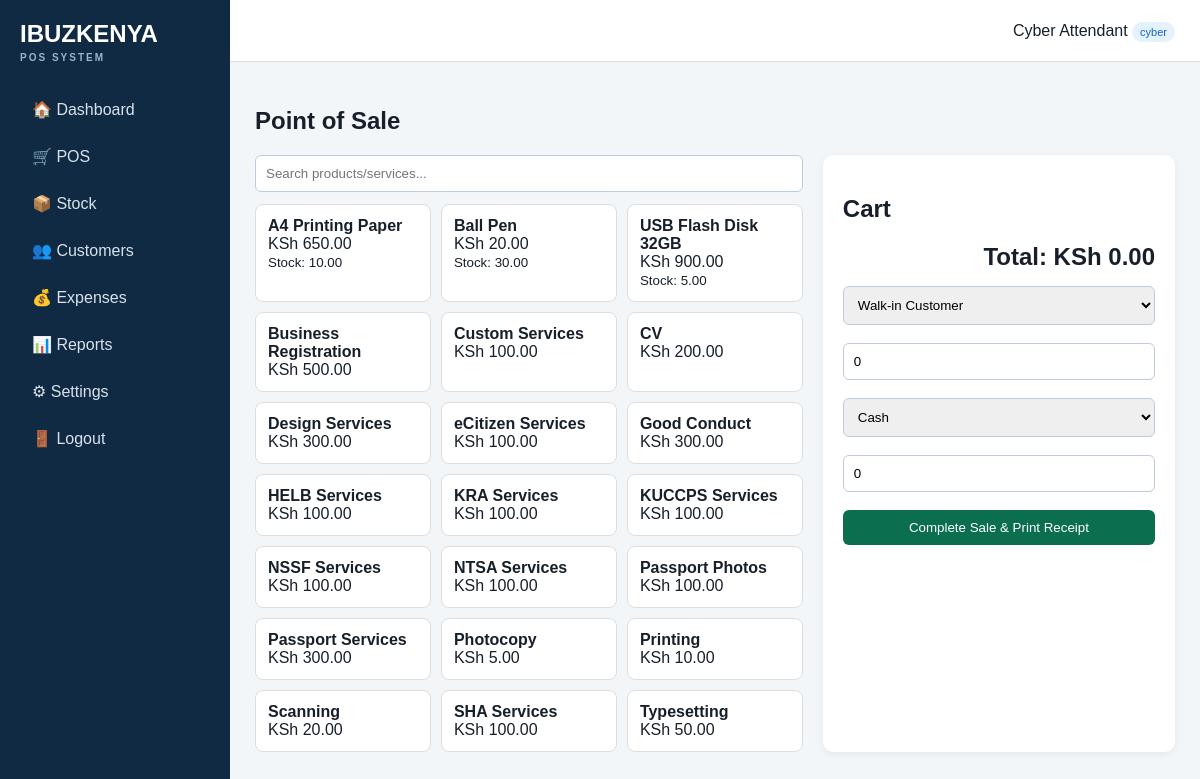
The page /pos.php (signed in) on the database its author committed.
### tables this page shows
CREATE TABLE settings (
 id INT PRIMARY KEY DEFAULT 1,
 business_name VARCHAR(150) NOT NULL DEFAULT 'IBUZKENYA',
 phone VARCHAR(50) DEFAULT '',
 email VARCHAR(150) DEFAULT '',
 address VARCHAR(255) DEFAULT '',
 receipt_footer VARCHAR(255) DEFAULT 'Thank you for your business.'
);

CREATE TABLE products (
 id INT AUTO_INCREMENT PRIMARY KEY,
 name VARCHAR(150) NOT NULL,
 sku VARCHAR(80) UNIQUE,
 category VARCHAR(100) DEFAULT 'General',
 buying_price DECIMAL(12,2) NOT NULL DEFAULT 0,
 selling_price DECIMAL(12,2) NOT NULL DEFAULT 0,
 stock_qty DECIMAL(12,2) NOT NULL DEFAULT 0,
 reorder_level DECIMAL(12,2) NOT NULL DEFAULT 5,
 unit VARCHAR(30) DEFAULT 'pcs',
 active TINYINT(1) DEFAULT 1,
 created_at TIMESTAMP DEFAULT CURRENT_TIMESTAMP
);

CREATE TABLE services (
 id INT AUTO_INCREMENT PRIMARY KEY,
 name VARCHAR(150) NOT NULL,
 category VARCHAR(100) DEFAULT 'Cyber',
 price DECIMAL(12,2) NOT NULL DEFAULT 0,
 active TINYINT(1) DEFAULT 1,
 created_at TIMESTAMP DEFAULT CURRENT_TIMESTAMP
);

### config/config.php (called while the page is built, shortened)
<?php
function e($v){return htmlspecialchars((string)$v,ENT_QUOTES,'UTF-8');}
function money($n){return number_format((float)$n,2);}

### pos.php (the view, shortened to what this page needs)
<?php require 'includes/header.php';
$products=$pdo->query("SELECT id,name,sku,selling_price,stock_qty FROM products WHERE active=1 ORDER BY name")->fetchAll();
$services=$pdo->query("SELECT id,name,price FROM services WHERE active=1 ORDER BY name")->fetchAll();
$customers=$pdo->query("SELECT id,name,phone FROM customers ORDER BY name")->fetchAll();
?><h1>Point of Sale</h1><div class="pos-layout"><div><input class="search" id="search" placeholder="Search products/services..." oninput="filterItems()"><div class="items" id="items">
<?php foreach($products as $p):?><div class="item searchable" data-name="<?=e(strtolower($p['name'].' '.$p['sku']))?>" onclick='addItem(<?=json_encode(["type"=>"product","id"=>(int)$p["id"],"name"=>$p["name"],"price"=>(float)$p["selling_price"],"stock"=>(float)$p["stock_qty"]])?>)'><b><?=e($p['name'])?></b><br>KSh <?=money($p['selling_price'])?><br><small>Stock: <?=$p['stock_qty']?></small></div><?php endforeach;?>
<?php foreach($services as $s):?><div class="item searchable" data-name="<?=e(strtolower($s['name']))?>" onclick='addItem(<?=json_encode(["type"=>"service","id"=>(int)$s["id"],"name"=>$s["name"],"price"=>(float)$s["price"],"stock"=>999999])?>)'><b><?=e($s['name'])?></b><br>KSh <?=money($s['price'])?></div><?php endforeach;?></div></div>
<div class="panel" style="margin-top:0"><h2>Cart</h2><div id="cart"></div><div class="total">Total: KSh <span id="total">0.00</span></div>
<select id="customer"><option value="">Walk-in Customer</option><?php foreach($customers as $c):?><option value="<?=$c['id']?>"><?=e($c['name'])?> - <?=e($c['phone'])?></option><?php endforeach;?></select><br><br>
<input id="discount" type="number" step=".01" placeholder="Discount" value="0" oninput="render()"><br><br>
<select id="payment"><option value="cash">Cash</option><option value="mpesa">M-Pesa</option><option value="bank">Bank</option><option value="credit">Credit</option><option value="partial">Partial</option></select><br><br>
<input id="paid" type="number" step=".01" placeholder="Amount paid" value="0"><br><br><button onclick="checkout()">Complete Sale & Print Receipt</button></div></div>
<?php require 'includes/footer.php';?>

### includes/header.php
<?php require_once __DIR__.'/../config/config.php'; require_login(); $set=$pdo->query("SELECT * FROM settings WHERE id=1")->fetch(); ?>
<!doctype html><html><head><meta charset="utf-8"><meta name="viewport" content="width=device-width,initial-scale=1">
<title><?=e($set['business_name'])?> POS</title><link rel="stylesheet" href="assets/style.css"></head>
<body><div class="layout"><aside><div class="brand"><?=e($set['business_name'])?><small>POS SYSTEM</small></div>
<nav>
<a href="dashboard.php">🏠 Dashboard</a><a href="pos.php">🛒 POS</a><a href="products.php">📦 Stock</a><a href="customers.php">👥 Customers</a>
<a href="expenses.php">💰 Expenses</a><a href="reports.php">📊 Reports</a><a href="settings.php">⚙ Settings</a><a href="logout.php">🚪 Logout</a>
</nav></aside><main><header class="top"><div><?=e($_SESSION['user']['full_name'])?> <span class="badge"><?=e($_SESSION['user']['role'])?></span></div></header><section class="content">

### assets/style.css (style rules this page uses)
* { box-sizing:border-box }
body { margin:0;font-family:Arial,sans-serif;background:#f3f6f9;color:#17202a }
.layout { display:flex;min-height:100vh }
aside { width:230px;background:#102a43;color:#fff;padding:20px;position:fixed;top:0;bottom:0 }
.brand { font-size:24px;font-weight:800;margin-bottom:25px }
.brand small { display:block;font-size:10px;letter-spacing:2px;color:#9fb3c8;margin-top:4px }
nav a { display:block;color:#d9e2ec;text-decoration:none;padding:12px;border-radius:7px;margin:4px 0 }
main { margin-left:230px;flex:1 }
.top { height:62px;background:#fff;border-bottom:1px solid #ddd;display:flex;align-items:center;justify-content:flex-end;padding:0 25px }
.content { padding:25px }
.panel { background:#fff;border-radius:10px;padding:20px;margin-top:20px;box-shadow:0 2px 8px #00000010 }
input,select,button,textarea { padding:10px;border:1px solid #bcccdc;border-radius:6px;width:100% }
button,.btn { background:#0b6e4f;color:#fff;border:0;cursor:pointer;text-decoration:none;display:inline-block;text-align:center }
.badge { background:#e3f2fd;color:#1565c0;padding:4px 8px;border-radius:12px;font-size:11px }
.pos-layout { display:grid;grid-template-columns:1.4fr .9fr;gap:20px }
.search { margin-bottom:12px }
.items { display:grid;grid-template-columns:repeat(auto-fill,minmax(150px,1fr));gap:10px }
.item { background:#fff;border:1px solid #ddd;border-radius:8px;padding:12px;cursor:pointer }
.total { font-size:24px;font-weight:bold;text-align:right;margin:15px 0 }

### rows shown on the page
settings: business_name "IBUZKENYA"
products: name "A4 Printing Paper", selling_price "650.00", stock_qty "10.00"
products: name "Ball Pen", selling_price "20.00", stock_qty "30.00"
products: name "USB Flash Disk 32GB", selling_price "900.00", stock_qty "5.00"
services: name "Business Registration", price "500.00"
services: name "Custom Services", price "100.00"
services: name "CV", price "200.00"
services: name "Design Services", price "300.00"
services: name "eCitizen Services", price "100.00"
services: name "Good Conduct", price "300.00"
services: name "HELB Services", price "100.00"
services: name "KRA Services", price "100.00"
services: name "KUCCPS Services", price "100.00"
services: name "NSSF Services", price "100.00"
services: name "NTSA Services", price "100.00"
services: name "Passport Photos", price "100.00"
services: name "Passport Services", price "300.00"
services: name "Photocopy", price "5.00"
services: name "Printing", price "10.00"
services: name "Scanning", price "20.00"
services: name "SHA Services", price "100.00"
services: name "Typesetting", price "50.00"

### other values the page prints
$_SESSION['user']['full_name'] "Cyber Attendant"
$_SESSION['user']['role'] "cyber"
